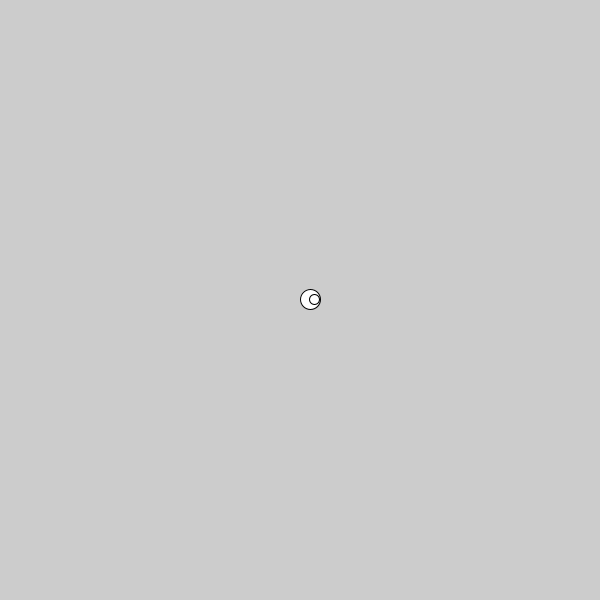
Frame 1 (no input)
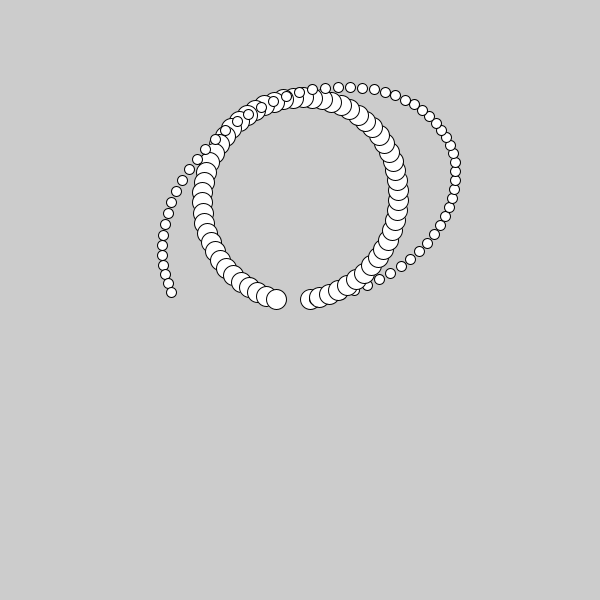
Frame 60 (the mouse pressed at the canvas centre just before this capture)
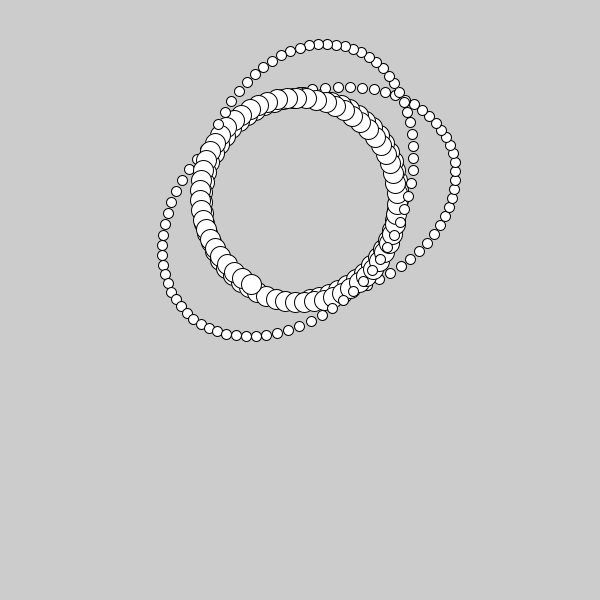
Frame 120 (the mouse held since frame 60 and released just before this capture)

The Processing sketch that drew these frames (run headless with seeded random() and noise(); from frame 60 on, the mouse is pressed at the canvas centre):

// Processing sketch: Vektorcirkel
// ── Vektorcirkel.pde
float x, y;
Mover m1 = new Mover(10,400);
Mover m2 = new Mover(14,500);
void setup() {
  size(600,600);
}

void draw() {
  //background(0);

 // PVector mouse = new PVector(300,300);
  //PVector center = new PVector(width/2,height/2);
  //PVector acceleration = new PVector(1,10);
  //mouse.sub(center);
  m1.update();
  m2.update();
  m1.display(20);
  m2.display(10);
}

// ── Mover.pde
class Mover {
  PVector Center;
  PVector location;
  PVector velocity;
  PVector acceleration;
  float topspeed;

  Mover(float x,float y) {
    location = new PVector(300,300);
    velocity = new PVector(x,0);
    acceleration = new PVector(0,0);
    topspeed = 20;
    Center = new PVector(300,400);
  }

  void update() {
    PVector mouse1 = new PVector(300,300);
    PVector dir = PVector.sub(mouse1,Center);
   dir.normalize();
  //  dir.mult(0.5);
   acceleration=dir;
    //[full] Velocity changes by acceleration and is limited by topspeed.
    velocity.add(acceleration);
    velocity.limit(topspeed);
    location.add(velocity);
    Center.add(velocity);
  }
  void display(float xx){
   ellipse(location.x,location.y,xx,xx); 
  }
  
}
